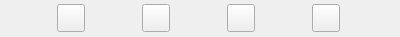
<?xml version="1.0" encoding="UTF-8"?>
<ui version="4.0">
 <class>FileActionBarWidgetClass</class>
 <widget class="QFrame" name="FileActionBarWidgetClass">
  <property name="geometry">
   <rect>
    <x>0</x>
    <y>0</y>
    <width>400</width>
    <height>37</height>
   </rect>
  </property>
  <property name="sizePolicy">
   <sizepolicy hsizetype="Expanding" vsizetype="Preferred">
    <horstretch>0</horstretch>
    <verstretch>28</verstretch>
   </sizepolicy>
  </property>
  <property name="minimumSize">
   <size>
    <width>0</width>
    <height>32</height>
   </size>
  </property>
  <property name="windowTitle">
   <string>Form</string>
  </property>
  <property name="styleSheet">
   <string notr="true"/>
  </property>
  <layout class="QHBoxLayout" name="horizontalLayout">
   <property name="spacing">
    <number>0</number>
   </property>
   <property name="leftMargin">
    <number>0</number>
   </property>
   <property name="topMargin">
    <number>0</number>
   </property>
   <property name="rightMargin">
    <number>0</number>
   </property>
   <property name="bottomMargin">
    <number>0</number>
   </property>
   <item>
    <widget class="VxPushButton" name="m_PlayFileButton">
     <property name="minimumSize">
      <size>
       <width>28</width>
       <height>28</height>
      </size>
     </property>
     <property name="maximumSize">
      <size>
       <width>28</width>
       <height>28</height>
      </size>
     </property>
     <property name="text">
      <string/>
     </property>
     <property name="iconSize">
      <size>
       <width>28</width>
       <height>28</height>
      </size>
     </property>
    </widget>
   </item>
   <item>
    <widget class="VxPushButton" name="m_FileInLibraryButton">
     <property name="minimumSize">
      <size>
       <width>28</width>
       <height>28</height>
      </size>
     </property>
     <property name="maximumSize">
      <size>
       <width>28</width>
       <height>28</height>
      </size>
     </property>
     <property name="text">
      <string/>
     </property>
     <property name="iconSize">
      <size>
       <width>28</width>
       <height>28</height>
      </size>
     </property>
    </widget>
   </item>
   <item>
    <widget class="VxPushButton" name="m_FileShareButton">
     <property name="minimumSize">
      <size>
       <width>28</width>
       <height>28</height>
      </size>
     </property>
     <property name="maximumSize">
      <size>
       <width>28</width>
       <height>28</height>
      </size>
     </property>
     <property name="text">
      <string/>
     </property>
     <property name="iconSize">
      <size>
       <width>28</width>
       <height>28</height>
      </size>
     </property>
    </widget>
   </item>
   <item>
    <widget class="VxPushButton" name="m_ShredFileButton">
     <property name="minimumSize">
      <size>
       <width>28</width>
       <height>28</height>
      </size>
     </property>
     <property name="maximumSize">
      <size>
       <width>28</width>
       <height>28</height>
      </size>
     </property>
     <property name="text">
      <string/>
     </property>
     <property name="iconSize">
      <size>
       <width>28</width>
       <height>28</height>
      </size>
     </property>
    </widget>
   </item>
  </layout>
 </widget>
 <customwidgets>
  <customwidget>
   <class>VxPushButton</class>
   <extends>QPushButton</extends>
   <header location="global">VxPushButton.h</header>
  </customwidget>
 </customwidgets>
 <resources/>
 <connections/>
</ui>
